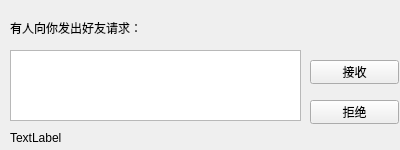
<?xml version="1.0" encoding="UTF-8"?>
<ui version="4.0">
 <class>listWidgetFriRqst</class>
 <widget class="QWidget" name="listWidgetFriRqst">
  <property name="geometry">
   <rect>
    <x>0</x>
    <y>0</y>
    <width>400</width>
    <height>150</height>
   </rect>
  </property>
  <property name="windowTitle">
   <string>Form</string>
  </property>
  <widget class="QLabel" name="note">
   <property name="geometry">
    <rect>
     <x>10</x>
     <y>20</y>
     <width>361</width>
     <height>16</height>
    </rect>
   </property>
   <property name="text">
    <string>有人向你发出好友请求：</string>
   </property>
  </widget>
  <widget class="QTextEdit" name="comment">
   <property name="geometry">
    <rect>
     <x>10</x>
     <y>50</y>
     <width>291</width>
     <height>71</height>
    </rect>
   </property>
   <property name="readOnly">
    <bool>true</bool>
   </property>
  </widget>
  <widget class="QPushButton" name="agree_btn">
   <property name="geometry">
    <rect>
     <x>310</x>
     <y>60</y>
     <width>89</width>
     <height>24</height>
    </rect>
   </property>
   <property name="text">
    <string>接收</string>
   </property>
  </widget>
  <widget class="QPushButton" name="reject_btn">
   <property name="geometry">
    <rect>
     <x>310</x>
     <y>100</y>
     <width>89</width>
     <height>24</height>
    </rect>
   </property>
   <property name="text">
    <string>拒绝</string>
   </property>
  </widget>
  <widget class="QLabel" name="label">
   <property name="geometry">
    <rect>
     <x>10</x>
     <y>130</y>
     <width>291</width>
     <height>16</height>
    </rect>
   </property>
   <property name="text">
    <string>TextLabel</string>
   </property>
  </widget>
 </widget>
 <resources/>
 <connections/>
</ui>
